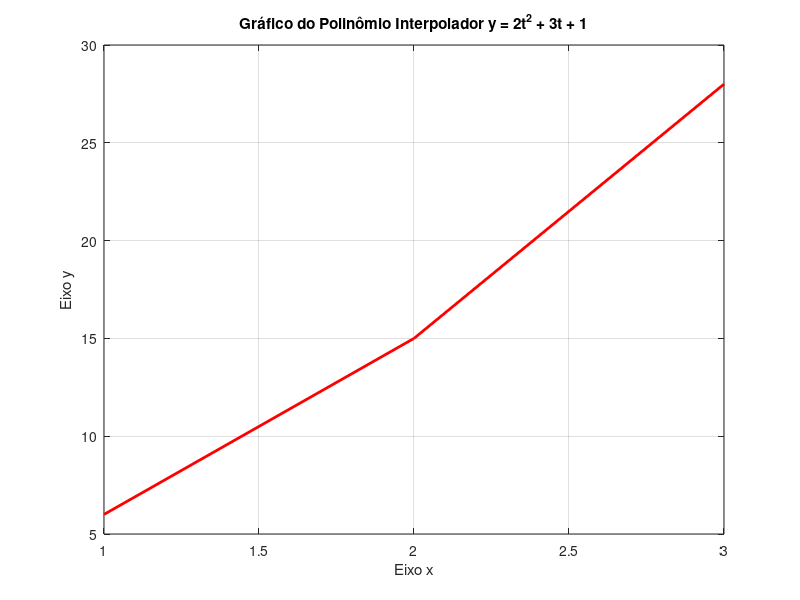

Source code (MATLAB):
clear;

clc;

# Aluno: Douglas Mateus Soares Cândido da Silva

# Questão 33.

# Polinômio: p(t) = a0 + a1t + a2t^2
# O grau do polinômio é 2.

# Sistema de equações:
# a0 + a1(1) + a2(1)^2 = 6
# a0 + a1(2) + a2(2)^2 = 15
# a0 + a1(3) + a2(3)^2 = 28

# data = [1, 6; 2, 15; 3, 28];

# Forma matricial: [1 1 1; 1 2 4; 1 3 9] * [a0; a1; a2] = [6; 15; 28]

A = [1 1 1 6; 1 2 4 15; 1 3 9 28]; # Matriz ampliada

a_escalonada = rref(A); # Função que escalona a matriz ampliada utilizando a Eliminação de Gauss-Jordan

# Com isso, descobri os coeficientes do polinômio interpolador:
# a0 = 1
# a1 = 3
# a2 = 2

# Polinômio interpolador = 2t^2 + 3t + 1

t = [1; 2; 3];

y = 2*t.^2 + 3*t + 1;

plot(t, y, "linewidth", 2, "color", "r");
xlabel("Eixo x");
ylabel("Eixo y");
title("Gráfico do Polinômio Interpolador y = 2t^2 + 3t + 1");
grid on;


